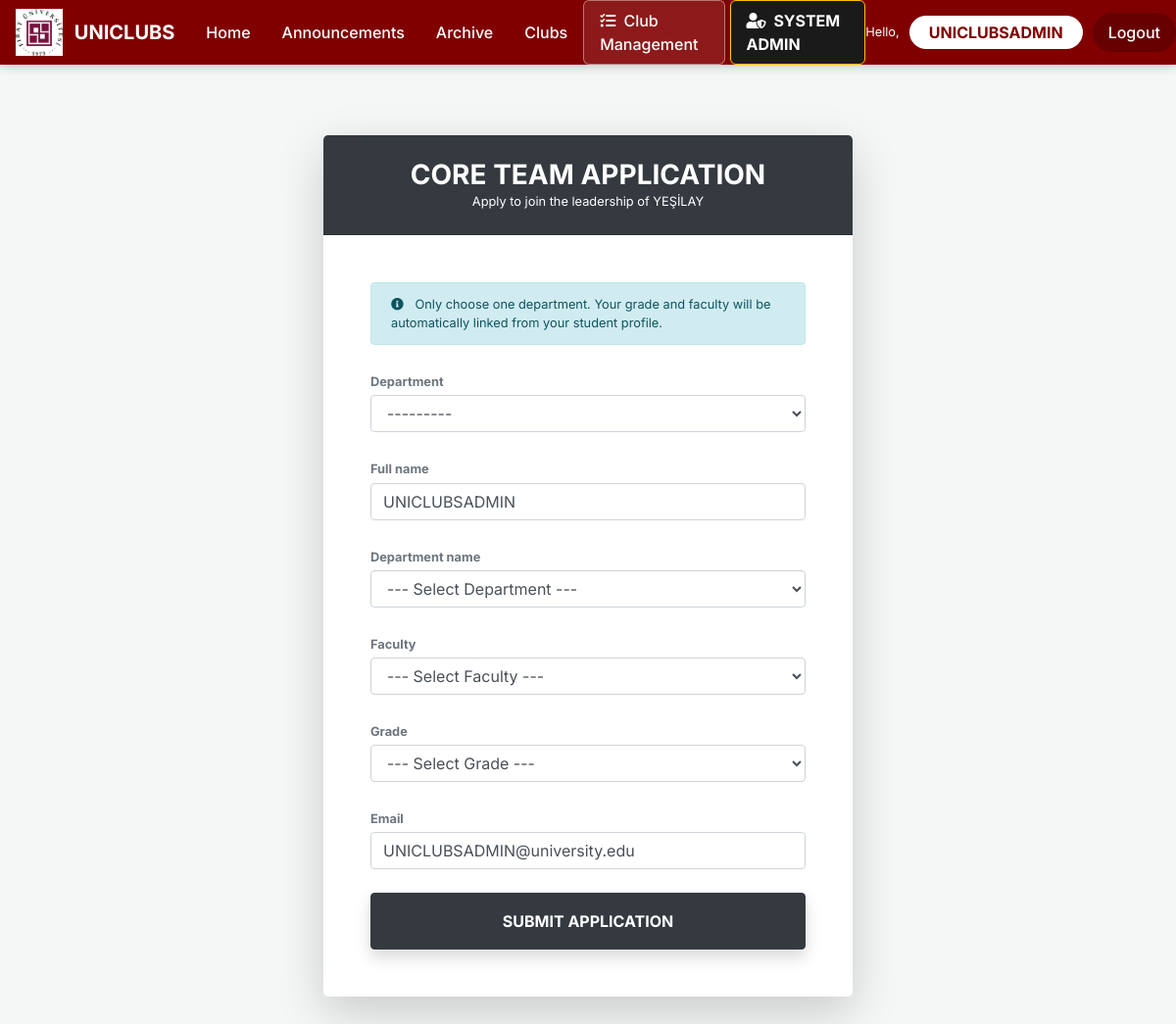
The app's page /clubs/2/core-team/apply/ (signed in) with its own data.
### app/models.py (models this page shows, shortened)
class Club(models.Model): # Stores club profile, recruitment status, and admin links | Kulüp profili, alım durumu ve admin bağlantılarını tutar
    name = models.CharField(max_length=200)
    description = models.TextField(blank=True)
    logo = models.ImageField(upload_to='club_logos/', blank=True, null=True)
    category = models.CharField(max_length=100, blank=True)
    is_active = models.BooleanField(default=True)
    is_approved = models.BooleanField(default=False)
    is_recruiting = models.BooleanField(default=False)
    is_core_team_recruiting = models.BooleanField(default=False)
    leader = models.CharField(max_length=200, blank=True, null=True, help_text="Name of the club leader")
    created_at = models.DateTimeField(default=timezone.now)
    admin_user = models.OneToOneField(User, on_delete=models.SET_NULL, null=True, blank=True, related_name='managed_club')
    class Meta:
        ordering = ['-created_at']

class Student(models.Model): # Base model for student academic and contact information | Öğrenci akademik ve iletişim bilgileri için temel model
    full_name = models.CharField(max_length=200)
    student_id = models.CharField(max_length=20, unique=True)
    department = models.CharField(max_length=200)
    faculty = models.CharField(max_length=200, blank=True, null=True)
    grade = models.CharField(max_length=50, blank=True, null=True)
    email = models.EmailField(unique=True)
    year = models.IntegerField(default=1)
    created_at = models.DateTimeField(default=timezone.now)
    class Meta:
        ordering = ['-created_at']

### app/views.py (the view)
# urls.py: path('clubs/<int:pk>/core-team/apply/', views.core_team_apply, name='core_team_apply'),
@login_required
def core_team_apply(request, pk):
    club = get_object_or_404(Club, pk=pk)
    if not club.is_core_team_recruiting:
        django_messages.error(request, "This club is not currently recruiting for Core Team.")
        return redirect('club_detail', pk=pk)
    if request.method == 'POST':
        form = CoreTeamApplicationForm(request.POST)
        if form.is_valid():
            student = update_student_profile(request.user, form.cleaned_data)
            app = form.save(commit=False)
            app.student = student
            app.club = club
            app.save()
            django_messages.success(request, f"Your application for {app.department} Core Team submitted!")
            return redirect('club_detail', pk=pk)
    else:
        student = Student.objects.filter(student_id=str(request.user.id)).first()
        initial = {}
        if student:
            initial = {
                'full_name': student.full_name,
                'department_name': student.department,
                'faculty': student.faculty,
                'grade': student.grade,
                'email': student.email
            }
        else:
            initial = {'email': request.user.email, 'full_name': request.user.username}
        form = CoreTeamApplicationForm(initial=initial)
    return render(request, 'app/core_team_form.html', {'form': form, 'club': club})

### app/forms.py
class CoreTeamApplicationForm(forms.ModelForm): # Form for core team recruitment applications | Çekirdek ekip alımı başvuruları için form
    full_name = forms.CharField(max_length=200, widget=forms.TextInput(attrs={'class': 'form-control', 'placeholder': 'Full Name'}))
    department_name = forms.ChoiceField(choices=DEPARTMENT_CHOICES_UNI, widget=forms.Select(attrs={'class': 'form-control'}))
    faculty = forms.ChoiceField(choices=FACULTY_CHOICES, widget=forms.Select(attrs={'class': 'form-control'}))
    grade = forms.ChoiceField(choices=GRADE_CHOICES, widget=forms.Select(attrs={'class': 'form-control'}))
    email = forms.EmailField(widget=forms.EmailInput(attrs={'class': 'form-control', 'placeholder': 'Email'}))
    class Meta:
        model = CoreTeamApplication
        fields = ['department']
        widgets = {
            'department': forms.Select(attrs={'class': 'form-control'}),
        }

### app/templates/app/core_team_form.html (shortened to what this page needs)
{% extends "app/layout.html" %}
{% block content %}
<div class="container py-5">
    <div class="row justify-content-center">
        <div class="col-md-6">
            <div class="card border-0 shadow-lg rounded-lg overflow-hidden">
                <div class="card-header bg-dark text-white p-4 text-center">
                    <h3 class="font-weight-bold mb-0">CORE TEAM APPLICATION</h3>
                    <p class="small mb-0 opacity-75">Apply to join the leadership of {{ club.name }}</p>
                </div>
                <div class="card-body p-5">
                    <form method="post">
                        <div class="alert alert-info small mb-4">
                            <i class="fas fa-info-circle mr-2"></i> Only choose one department. Your grade and faculty will be automatically linked from your student profile.
                        </div>
                        {% for field in form %}
                        <div class="form-group mb-4">
                            <label class="font-weight-bold text-muted small mb-1">{{ field.label }}</label>
                            {{ field }}
                        </div>
                        {% endfor %}
                        <button type="submit" class="btn btn-dark btn-block py-3 font-weight-bold shadow">
                            SUBMIT APPLICATION
                        </button>
                    </form>
                </div>
            </div>
        </div>
    </div>
</div>
{% endblock %}

### app/templates/app/layout.html (shortened to what this page needs)
{% load static %}
<!DOCTYPE html>
<html lang="en">
<head>
    <link rel="stylesheet" href="https://stackpath.bootstrapcdn.com/bootstrap/4.5.2/css/bootstrap.min.css" />
    <link rel="stylesheet" href="https://cdnjs.cloudflare.com/ajax/libs/font-awesome/5.15.3/css/all.min.css" />
</head>
<body>
    <nav class="navbar navbar-expand-lg navbar-custom sticky-top p-0">
        <div class="container-fluid p-0">
            <a class="navbar-brand text-white font-weight-bold d-flex align-items-center ml-3" href="{% url 'home' %}">
                <img src="{% static 'app/content/fu_logo_final_v4.png' %}" alt="FU Logo" style="height: 48px; width: auto; margin-right: 12px;">
                UNICLUBS
            </a>
            <div class="collapse navbar-collapse" id="navbarNav">
                <ul class="navbar-nav mr-auto">
                    <li class="nav-item"><a class="nav-link" href="{% url 'home' %}">Home</a></li>
                    <li class="nav-item"><a class="nav-link" href="{% url 'announcements' %}">Announcements</a></li>
                    <li class="nav-item"><a class="nav-link" href="{% url 'event_archive' %}">Archive</a></li>
                    <li class="nav-item"><a class="nav-link" href="{% url 'club_list' %}">Clubs</a></li>
                </ul>
                <ul class="navbar-nav ml-auto align-items-center">
                    {% if user.is_authenticated %}
                        {% if user.username == 'UNICLUBSADMIN' or user.managed_club %}
                            <li class="nav-item">
                                <a class="nav-link nav-club-admin" href="{% url 'club_admin' %}">
                                    <i class="fas fa-tasks mr-1"></i> Club Management
                                </a>
                            </li>
                        {% endif %}
                        {% if user.username == 'UNICLUBSADMIN' %}
                            <li class="nav-item">
                                <a class="nav-link nav-system-admin" href="{% url 'system_admin' %}">
                                    <i class="fas fa-user-shield mr-1"></i> SYSTEM ADMIN
                                </a>
                            </li>
                        {% endif %}
                        <li class="nav-item d-flex align-items-center">
                            <span class="text-white small">Hello,</span>
                        </li>
                        <li class="nav-item">
                            <a class="nav-link btn-student" href="{% url 'dashboard' %}">{{ user.username }}</a>
                        </li>
                        <li class="nav-item">
                            <a class="nav-link btn-logout" href="{% url 'logout' %}">Logout</a>
                        </li>
                    {% else %}
                        <li class="nav-item">
                            <a class="nav-link btn-login" href="{% url 'login' %}">Login</a>
                        </li>
                    {% endif %}
                </ul>
            </div>
        </div>
    </nav>
    <div class="container-fluid py-4">
        {% block content %}{% endblock %}
    </div>
</body>
</html>

### app/templates/app/layout.html (style rules this page uses)
:root { --maroon: #800000; --maroon-dark: #600000; --maroon-light: #fceceb; --soft-bg: #f4f7f6; }
body { background-color: var(--soft-bg); font-family: 'Inter', 'Segoe UI', sans-serif; padding-bottom: 60px; }
.navbar-custom { background-color: var(--maroon); box-shadow: 0 2px 10px rgba(0,0,0,0.2); }
.navbar-custom .nav-link { color: white !important; font-weight: 500; padding: 0.5rem 1rem !important; transition: 0.3s; }
.nav-club-admin { border: 1px solid rgba(255,255,255,0.4); border-radius: 6px; margin-right: 5px; background-color: rgba(255,255,255,0.1); }
.nav-system-admin { background-color: #1a1a1a !important; border-radius: 6px; color: #ffc107 !important; font-weight: bold !important; border: 1px solid #ffc107; }
.navbar-custom .nav-link.btn-student { background-color: white !important; color: #800000 !important; font-weight: bold !important; border-radius: 20px; padding: 5px 20px !important; margin-left: 10px; }
.btn-logout { background-color: rgba(0, 0, 0, 0.2); color: white !important; border-radius: 20px; padding: 5px 20px !important; margin-left: 10px; font-weight: 500; }
.alert { animation: slideIn 0.3s ease; }

### records on screen
Club: name "YEŞİLAY"
Student: form "---------" "UNICLUBSADMIN" "--- Select Faculty ---" "--- Select Grade ---" "UNICLUBSADMIN@university.edu"

### other values on screen
{{ user.username }} "UNICLUBSADMIN"
{{ field.label }} "Department" "Full name" "Department name" "Faculty" "Grade" "Email"
